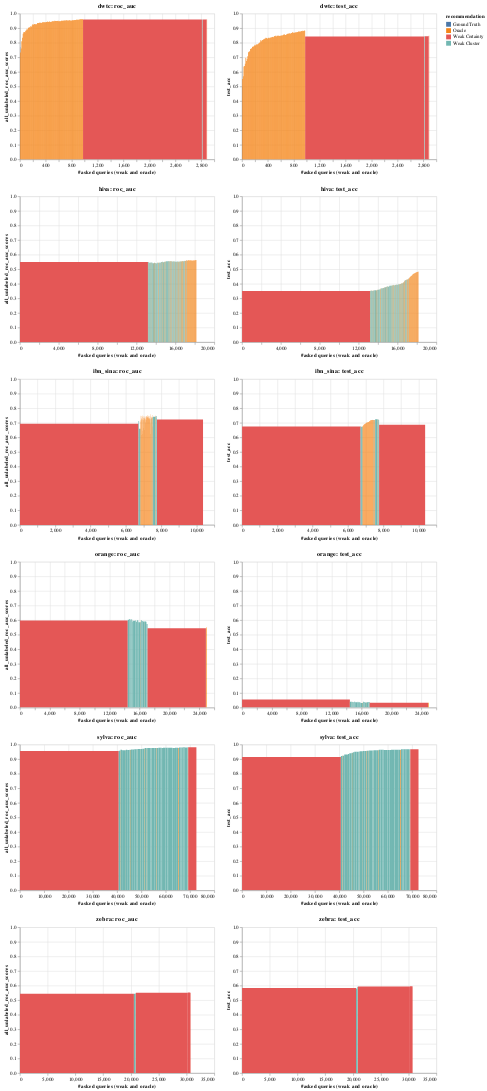

Notebook cell for this chart:
### Code cell
pre_fetch_data(5)
visualise_top_n(5)
